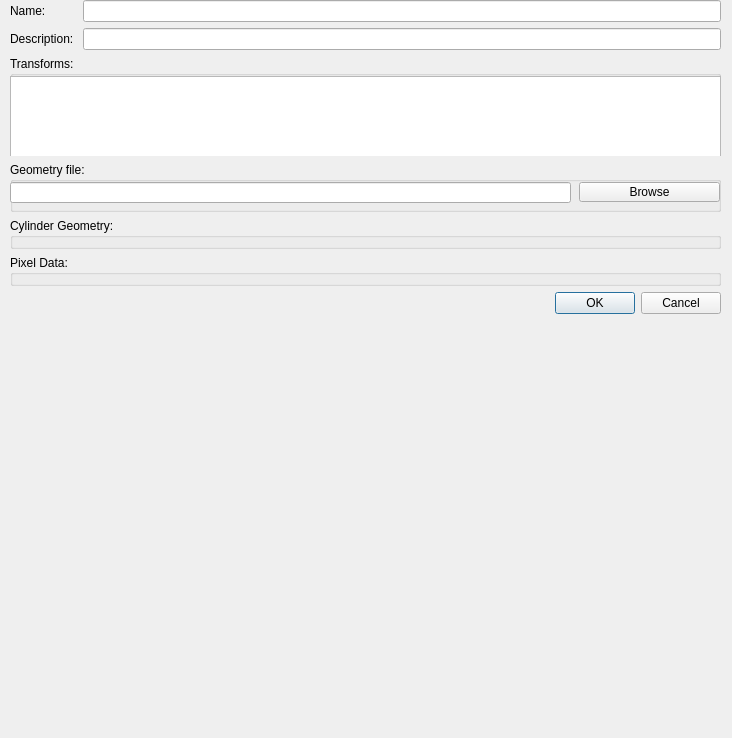
<?xml version="1.0" encoding="UTF-8"?>
<ui version="4.0">
 <class>ComponentDetailsDialog</class>
 <widget class="QDialog" name="ComponentDetailsDialog">
  <property name="geometry">
   <rect>
    <x>0</x>
    <y>0</y>
    <width>732</width>
    <height>738</height>
   </rect>
  </property>
  <property name="sizePolicy">
   <sizepolicy hsizetype="Minimum" vsizetype="Minimum">
    <horstretch>0</horstretch>
    <verstretch>0</verstretch>
   </sizepolicy>
  </property>
  <property name="windowTitle">
   <string>Component details</string>
  </property>
  <widget class="QWidget" name="formLayoutWidget">
   <property name="geometry">
    <rect>
     <x>10</x>
     <y>0</y>
     <width>711</width>
     <height>731</height>
    </rect>
   </property>
   <layout class="QFormLayout" name="formLayout">
    <item row="0" column="0">
     <widget class="QLabel" name="label">
      <property name="text">
       <string>Name: </string>
      </property>
     </widget>
    </item>
    <item row="0" column="1">
     <widget class="QLineEdit" name="componentNameField"/>
    </item>
    <item row="1" column="0">
     <widget class="QLabel" name="label_2">
      <property name="text">
       <string>Description: </string>
      </property>
     </widget>
    </item>
    <item row="1" column="1">
     <widget class="QLineEdit" name="DescriptionField"/>
    </item>
    <item row="2" column="0" colspan="2">
     <widget class="QGroupBox" name="TransformsBox">
      <property name="minimumSize">
       <size>
        <width>0</width>
        <height>100</height>
       </size>
      </property>
      <property name="title">
       <string>Transforms:</string>
      </property>
      <widget class="QListView" name="listView">
       <property name="geometry">
        <rect>
         <x>0</x>
         <y>20</y>
         <width>711</width>
         <height>81</height>
        </rect>
       </property>
      </widget>
     </widget>
    </item>
    <item row="4" column="0" colspan="2">
     <widget class="QGroupBox" name="GeometryFileBox">
      <property name="minimumSize">
       <size>
        <width>0</width>
        <height>50</height>
       </size>
      </property>
      <property name="title">
       <string>Geometry file:</string>
      </property>
      <widget class="QLineEdit" name="geometryfileform">
       <property name="enabled">
        <bool>true</bool>
       </property>
       <property name="geometry">
        <rect>
         <x>0</x>
         <y>20</y>
         <width>561</width>
         <height>21</height>
        </rect>
       </property>
       <property name="sizePolicy">
        <sizepolicy hsizetype="Maximum" vsizetype="Fixed">
         <horstretch>0</horstretch>
         <verstretch>0</verstretch>
        </sizepolicy>
       </property>
       <property name="minimumSize">
        <size>
         <width>400</width>
         <height>0</height>
        </size>
       </property>
      </widget>
      <widget class="QPushButton" name="geometryfilebrowse">
       <property name="enabled">
        <bool>true</bool>
       </property>
       <property name="geometry">
        <rect>
         <x>569</x>
         <y>20</y>
         <width>141</width>
         <height>20</height>
        </rect>
       </property>
       <property name="sizePolicy">
        <sizepolicy hsizetype="Minimum" vsizetype="Fixed">
         <horstretch>0</horstretch>
         <verstretch>0</verstretch>
        </sizepolicy>
       </property>
       <property name="maximumSize">
        <size>
         <width>300</width>
         <height>200</height>
        </size>
       </property>
       <property name="text">
        <string>Browse</string>
       </property>
      </widget>
     </widget>
    </item>
    <item row="6" column="0" colspan="2">
     <widget class="QGroupBox" name="CylinderGeometryBox">
      <property name="title">
       <string>Cylinder Geometry:</string>
      </property>
     </widget>
    </item>
    <item row="8" column="1">
     <widget class="QDialogButtonBox" name="buttonBox">
      <property name="standardButtons">
       <set>QDialogButtonBox::Cancel|QDialogButtonBox::Ok</set>
      </property>
     </widget>
    </item>
    <item row="7" column="0" colspan="2">
     <widget class="QGroupBox" name="groupBox">
      <property name="title">
       <string>Pixel Data:</string>
      </property>
     </widget>
    </item>
   </layout>
  </widget>
 </widget>
 <resources/>
 <connections/>
</ui>
